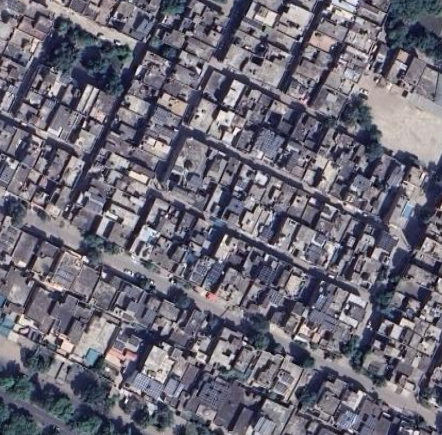
#> input picture data/analysis/images/township.png, 442 x 435 px, found by its file name; its folder holds 2 pictures in this run
$ python splitter.py
#> lines starting #> are read from the running program, lines starting #| are printed output that depends on the picture
import os
import random
import math
import numpy as np
from PIL import Image
from pathlib import Path
from tqdm import tqdm
from collections import Counter

DATASET_DIRS = ["Lahore", "Karachi", "Mumbai"]
BASE_INPUT_DIR = "/netscratch/mukhtar/DataExtraction"
BASE_OUTPUT_DIR = "/netscratch/mukhtar/UniMatch/splits"

TEST_RATIO = 0.20
VAL_RATIO_FROM_TRAIN_VAL = 0.10
LABELED_RATIOS = [0.10, 0.20, 0.30]
RANDOM_SEED = 42
SAMPLES = 1000

def classify_mask(mask_path):
    mask = Image.open(mask_path).convert('L')
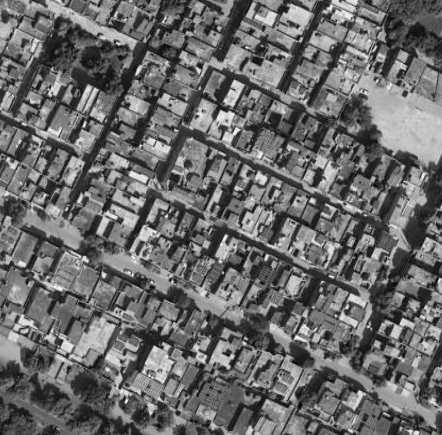
#> mask: PIL image 442x435 L; min 1, max 253, mean 106.6
    mask_np = np.array(mask)
    unique_vals = np.unique(mask_np)
#> unique_vals = 250 values from 1 to 253
    if len(unique_vals) == 1:
        return 0 if unique_vals[0] == 0 else 1
    return 2

def get_stats(files, lookup):
    if len(files) == 0:
        return {}
    counts = Counter([lookup[f] for f in files])
    total = len(files)
    return {cls: f"{(count/total)*100:.1f}%" for cls, count in counts.items()}

def split_dataset(dataset_name):
    random.seed(RANDOM_SEED)

    input_path = Path(BASE_INPUT_DIR) / dataset_name
    img_dir = input_path / "Images"
    mask_dir = input_path / "Masks"
    output_dir = Path(BASE_OUTPUT_DIR) / dataset_name.lower()
    output_dir.mkdir(parents=True, exist_ok=True)

    all_files = [f for f in os.listdir(img_dir) if (img_dir / f).is_file()]
    if not all_files:
        return

    file_to_class = {}
    stratified_groups = {0: [], 1: [], 2: []}

    for fname in tqdm(all_files, desc=f"Classifying {dataset_name}"):
        cls = classify_mask(mask_dir / fname)
        stratified_groups[cls].append(fname)
        file_to_class[fname] = cls

    total_available = len(all_files)
#> total_available = 2
    target_total = min(SAMPLES, total_available) if SAMPLES else total_available
#> target_total = 2

    sampled_pool = []
    for cls, files in stratified_groups.items():
        k = int(round((len(files) / total_available) * target_total))
        sampled_pool.extend(random.sample(files, min(k, len(files))))
#> this loop made 3 passes
#> k on passes 1 to 3: 0, 0, 2
#> after the loop, sampled_pool = ['township.png', 'zia-colony.png']

    random.shuffle(sampled_pool)

    test_size = math.ceil(len(sampled_pool) * TEST_RATIO)
#> test_size = 1
    test_files = sampled_pool[:test_size]
#> test_files = ['township.png']
    train_val_pool = sampled_pool[test_size:]
#> train_val_pool = ['zia-colony.png']

    val_size = math.ceil(len(train_val_pool) * VAL_RATIO_FROM_TRAIN_VAL)
#> val_size = 1
    val_files = train_val_pool[:val_size]
#> val_files = ['zia-colony.png']
    ssl_train_pool = train_val_pool[val_size:]
#> ssl_train_pool = []

    splits = {
        "test.txt": test_files,
        "val.txt": val_files,
        "train.txt": ssl_train_pool
    }
#> splits = {'test.txt': ['township.png'], 'val.txt': ['zia-colony.png'], 'train.txt': []}

    for name, files in splits.items():
        with open(output_dir / name, 'w') as f:
            f.write('\n'.join(files))
        print(f"{dataset_name} -> {name}: {len(files)} | {get_stats(files, file_to_class)}")
#> this loop made 3 passes
#> (name, files, counts in get_stats, total in get_stats) on passes 1 to 2: ('test.txt', ['township.png'], {2: 1}, 1), ('val.txt', ['zia-colony.png'], {2: 1}, 1)
#| Lahore -> test.txt: 1 | {2: '100.0%'}
#| Lahore -> val.txt: 1 | {2: '100.0%'}
#| Lahore -> train.txt: 0 | {}

    random.shuffle(ssl_train_pool)

    for ratio in LABELED_RATIOS:
        ratio_dir = output_dir / str(int(ratio * 100))
        ratio_dir.mkdir(parents=True, exist_ok=True)

        l_size = math.ceil(len(ssl_train_pool) * ratio)
        l_files = ssl_train_pool[:l_size]
        u_files = ssl_train_pool[l_size:]

        with open(ratio_dir / "labeled.txt", 'w') as f:
            f.write('\n'.join(l_files))
        with open(ratio_dir / "unlabeled.txt", 'w') as f:
            f.write('\n'.join(u_files))

        print(f"{dataset_name} -> {int(ratio*100)}% labeled: {len(l_files)}, unlabeled: {len(u_files)}")
#> this loop made 3 passes
#| Lahore -> 10% labeled: 0, unlabeled: 0
#| Lahore -> 20% labeled: 0, unlabeled: 0
#| Lahore -> 30% labeled: 0, unlabeled: 0

def main():
    for dataset in DATASET_DIRS:
        split_dataset(dataset)

if __name__ == "__main__":
    main()
